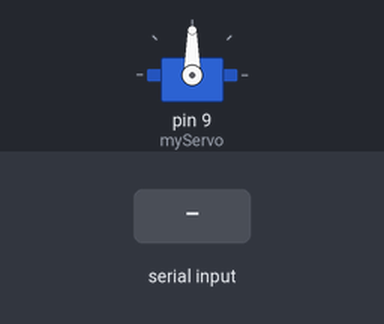
A sketch run on a simulated Arduino Uno, built with avr-gcc and run on an emulated ATmega328P. On the bench: servo. The inputs (shaded band) are chosen by the test bench. What the sketch prints to the serial monitor is not drawn.

Above: at 1.3 s.
1.4 s: byte 30 received over Serial
At 2.6 s:
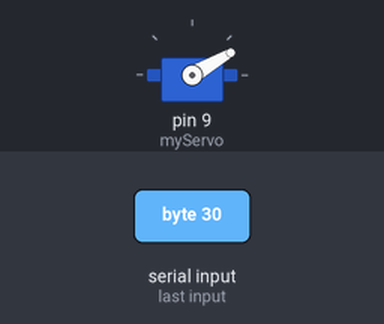
2.9 s: byte 120 received over Serial
At 3.9 s:
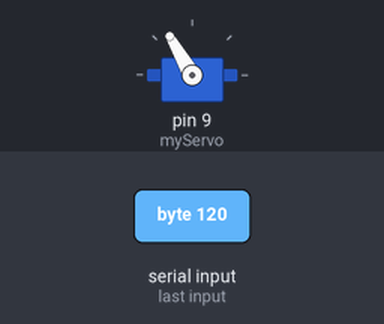
Timing chart, 0 to 5.9 s (numbered marks = the images above; inputs shaded):
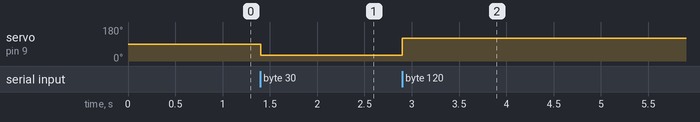

Measured:
- after the input at 1.4 s, servo on pin 9 (myServo): 90° → 30° at once
- after the input at 2.9 s, servo on pin 9 (myServo): 30° → 120° at once

The sketch:

serialServoTest.ino
```cpp
#include<Servo.h>

Servo myServo;
int pos=0;
int i=0;

void setup() {
    Serial.begin(9600);
    myServo.attach(9);
    myServo.write(90);
    delay(100);
}

void loop() {
  // put your main code here, to run repeatedl

  for(;Serial.available();i++)
  {
    pos=Serial.read();
    myServo.write(pos);
    delay(pos*40);
    Serial.write(i);
    Serial.flush();
    for(;Serial.reas()!=0;);
    delay(100);
  }
}
```
